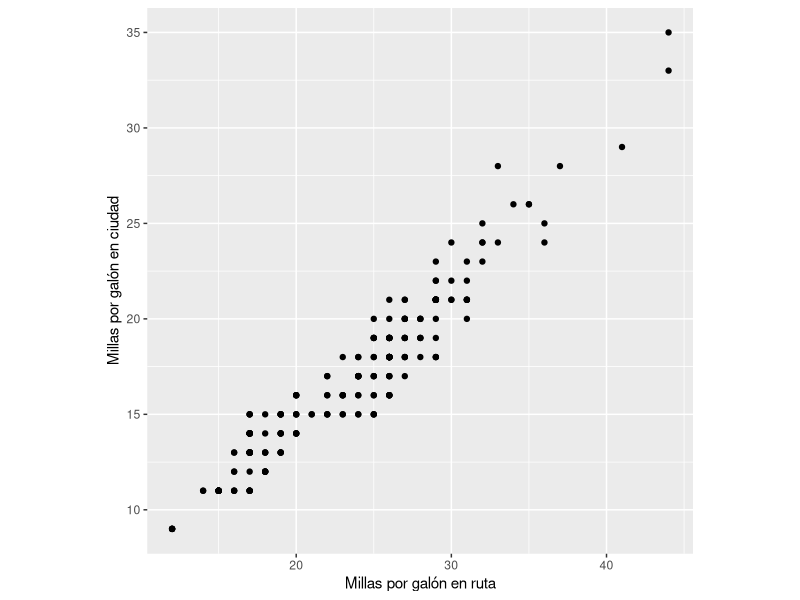

Here is the R script that generated this plot:
## ---- chunk 1
knitr::opts_chunk$set(echo = TRUE, tidy.opts = list(width.cutoff = 50), tidy = TRUE, fig.pos = 'h', out.extra = '')
## ---- chunk 2
cap1 <- "Gráfico de dispersión de millas por galón en ruta vs millas por galón en ciudad. Se puede observar una asociación lineal, positiva y fuerte entre las dos variables analizadas"
## ---- chunk 3
library(ggplot2)

ggplot(data = mpg, aes(x = hwy, y = cty)) +
  geom_point() + theme(aspect.ratio = 1) +
 labs(x = "Millas por galón en ruta", 
      y = "Millas por galón en ciudad") 
## ---- chunk 4
capt <- "Tabla de las primeras 5 observaciones de mpg y las primeras 5 variables"
## ---- chunk 5
library(xtable)
options(xtable.comment = FALSE)
tab <- xtable(mpg[1:5, 1:5], caption = capt )

print(tab,caption.placement = "top")
